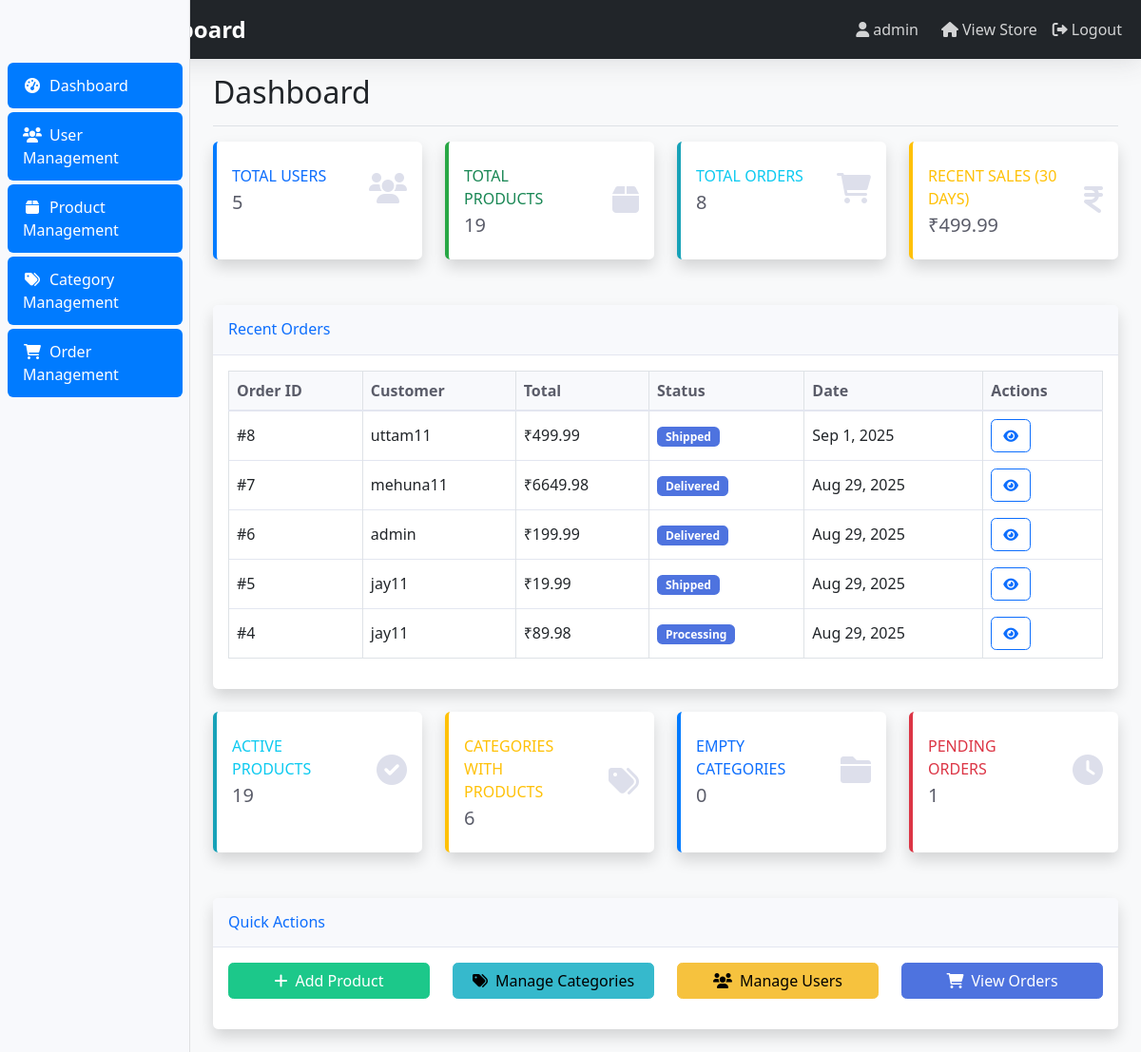
Page /dashboard/ (signed in) on the earlier database version.
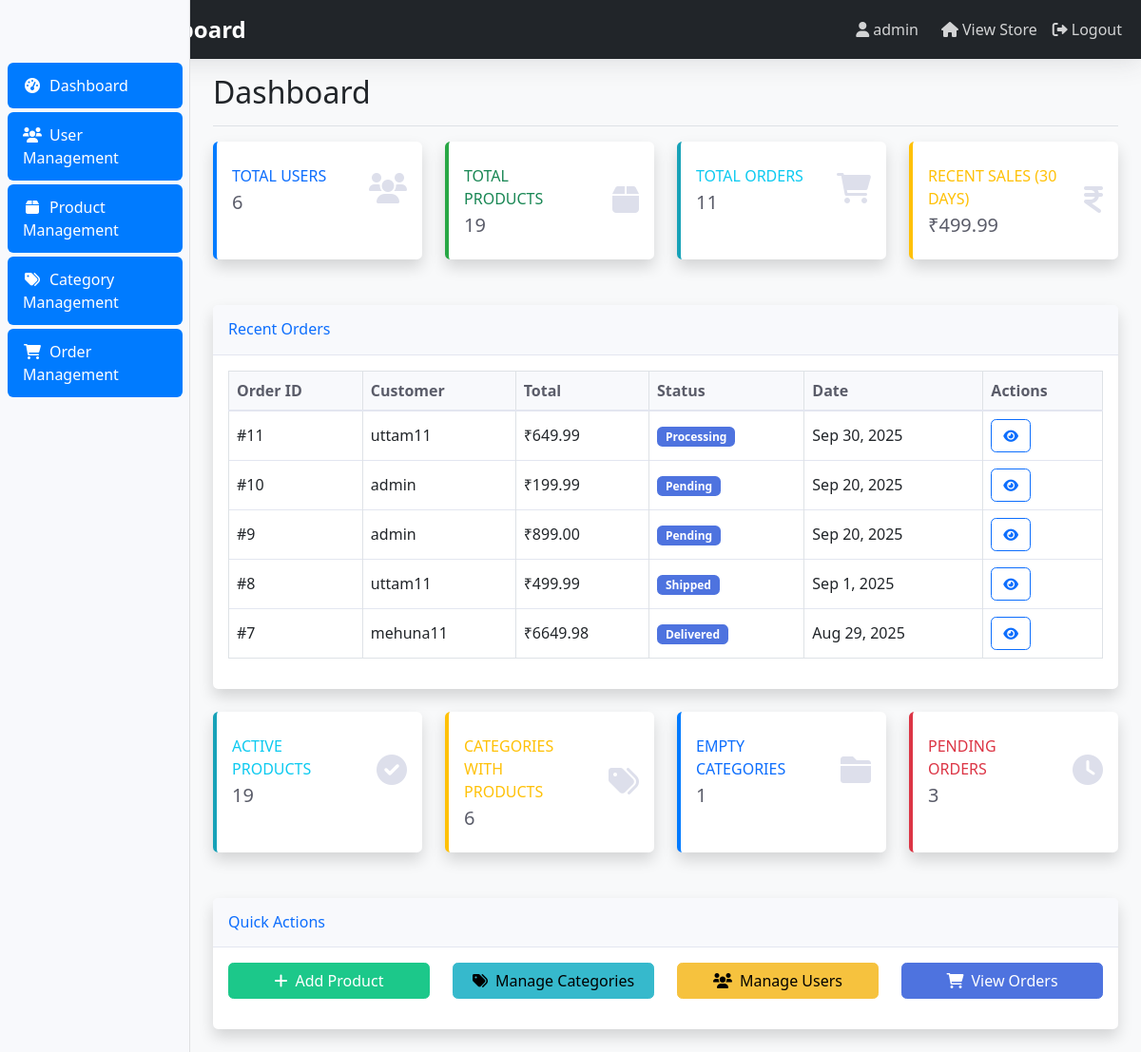
Same page on the later database version.
### store/models.py (models this page shows, shortened)
class Order(models.Model):
    STATUS_CHOICES = [
        ('pending', 'Pending'),
        ('processing', 'Processing'),
        ('shipped', 'Shipped'),
        ('delivered', 'Delivered'),
        ('cancelled', 'Cancelled'),
    ]
    user = models.ForeignKey(User, on_delete=models.CASCADE)
    items = models.ManyToManyField(Product, through='OrderItem')
    total_price = models.DecimalField(max_digits=10, decimal_places=2)
    status = models.CharField(max_length=20, choices=STATUS_CHOICES, default='pending')
    shipping_address = models.TextField()
    created_at = models.DateTimeField(auto_now_add=True)
    updated_at = models.DateTimeField(auto_now=True)

### admin_dashboard/views.py (the view)
# urls.py: path('', views.admin_dashboard, name='admin_dashboard'),
@login_required
@user_passes_test(is_admin)
def admin_dashboard(request):
    total_users = User.objects.count()
    total_products = Product.objects.count()
    total_orders = Order.objects.count()
    recent_orders = Order.objects.select_related('user').order_by('-created_at')[:5]
    thirty_days_ago = timezone.now() - timedelta(days=30)
    recent_sales = Order.objects.filter(
        created_at__gte=thirty_days_ago,
        status__in=['delivered', 'shipped']
    ).aggregate(total_sales=Sum('total_price'))['total_sales'] or 0
    active_products_count = Product.objects.filter(is_active=True).count()
    categories_with_products_count = Category.objects.annotate(product_count=Count('products')).filter(product_count__gt=0).count()
    empty_categories_count = Category.objects.annotate(product_count=Count('products')).filter(product_count=0).count()
    pending_orders_count = Order.objects.filter(status='pending').count()
    processing_orders_count = Order.objects.filter(status='processing').count()
    delivered_orders_count = Order.objects.filter(status='delivered').count()
    context = {
        'total_users': total_users,
        'total_products': total_products,
        'total_orders': total_orders,
        'recent_sales': recent_sales,
        'recent_orders': recent_orders,
        'active_products_count': active_products_count,
        'categories_with_products_count': categories_with_products_count,
        'empty_categories_count': empty_categories_count,
        'pending_orders_count': pending_orders_count,
        'processing_orders_count': processing_orders_count,
        'delivered_orders_count': delivered_orders_count,
    }
    return render(request, 'admin_dashboard/dashboard.html', context)

### admin_dashboard/views.py (called while the page is built)
def is_admin(user):
    return user.is_authenticated and user.is_staff

### store/context_processors.py (called while the page is built)
def categories_processor(request):
    return {
        'categories': Category.objects.all()
    }

### admin_dashboard/templates/admin_dashboard/dashboard.html (shortened to what the changed rows need)
{% extends 'admin_dashboard/base.html' %}
{% block page_title %}Dashboard{% endblock %}
{% block content %}
<div class="row mb-4">
    <div class="col-xl-3 col-md-6 mb-4">
        <div class="card border-left-primary shadow h-100 py-2">
            <div class="card-body">
                <div class="row no-gutters align-items-center">
                    <div class="col mr-2">
                        <div class="text-xs font-weight-bold text-primary text-uppercase mb-1">
                            Total Users
                        </div>
                        <div class="h5 mb-0 font-weight-bold text-gray-800">{{ total_users }}</div>
                    </div>
                </div>
            </div>
        </div>
    </div>
    <div class="col-xl-3 col-md-6 mb-4">
        <div class="card border-left-info shadow h-100 py-2">
            <div class="card-body">
                <div class="row no-gutters align-items-center">
                    <div class="col mr-2">
                        <div class="text-xs font-weight-bold text-info text-uppercase mb-1">
                            Total Orders
                        </div>
                        <div class="h5 mb-0 font-weight-bold text-gray-800">{{ total_orders }}</div>
                    </div>
                </div>
            </div>
        </div>
    </div>
</div>
<div class="row">
    <div class="col-12">
        <div class="card shadow mb-4">
            <div class="card-body">
                {% if recent_orders %}
                <div class="table-responsive">
                    <table class="table table-bordered" width="100%" cellspacing="0">
                        <thead>
                            <tr>
                                <th>Order ID</th>
                                <th>Customer</th>
                                <th>Total</th>
                                <th>Status</th>
                                <th>Date</th>
                                <th>Actions</th>
                            </tr>
                        </thead>
                        <tbody>
                            {% for order in recent_orders %}
                            <tr>
                                <td>#{{ order.id }}</td>
                                <td>{{ order.user.username }}</td>
                                <td>₹{{ order.total_price }}</td>
                                <td>
                                    <span class="badge bg-primary">{{ order.get_status_display }}</span>
                                </td>
                                <td>{{ order.created_at|date:"M j, Y" }}</td>
                                <td>
                                    <a href="{% url 'admin_order_management' %}" class="btn btn-sm btn-outline-primary">
                                        <i class="fas fa-eye"></i>
                                    </a>
                                </td>
                            </tr>
                            {% endfor %}
                        </tbody>
                    </table>
                </div>
                {% else %}
                <p class="text-muted text-center">No recent orders.</p>
                {% endif %}
            </div>
        </div>
    </div>
</div>
<div class="row mb-4">
    <div class="col-xl-3 col-md-6 mb-4">
        <div class="card border-left-primary shadow h-100 py-2">
            <div class="card-body">
                <div class="row no-gutters align-items-center">
                    <div class="col mr-2">
                        <div class="text-xs font-weight-bold text-primary text-uppercase mb-1">
                            Empty Categories
                        </div>
                        <div class="h5 mb-0 font-weight-bold text-gray-800">{{ empty_categories_count }}</div>
                    </div>
                </div>
            </div>
        </div>
    </div>
    <div class="col-xl-3 col-md-6 mb-4">
        <div class="card border-left-danger shadow h-100 py-2">
            <div class="card-body">
                <div class="row no-gutters align-items-center">
                    <div class="col mr-2">
                        <div class="text-xs font-weight-bold text-danger text-uppercase mb-1">
                            Pending Orders
                        </div>
                        <div class="h5 mb-0 font-weight-bold text-gray-800">{{ pending_orders_count }}</div>
                    </div>
                </div>
            </div>
        </div>
    </div>
</div>
{% endblock %}

Differences in the rows shown:
no longer on this page (row unchanged): Order: id "6", user.username "admin", total_price "199.99", status "Delivered", created_at "Aug 29, 2025"
no longer on this page (row unchanged): Order: id "5", user.username "jay11", total_price "19.99", status "Shipped", created_at "Aug 29, 2025"
no longer on this page (row unchanged): Order: id "4", user.username "jay11", total_price "89.98", status "Processing", created_at "Aug 29, 2025"
added Order: id "11", user.username "uttam11", total_price "649.99", status "Processing", created_at "Sep 30, 2025"
added Order: id "10", user.username "admin", total_price "199.99", status "Pending", created_at "Sep 20, 2025"
added Order: id "9", user.username "admin", total_price "899.00", status "Pending", created_at "Sep 20, 2025"
Other differences:
{{ total_users }}: "5" → "6"
{{ total_orders }}: "8" → "11"
{{ empty_categories_count }}: "0" → "1"
{{ pending_orders_count }}: "1" → "3"
